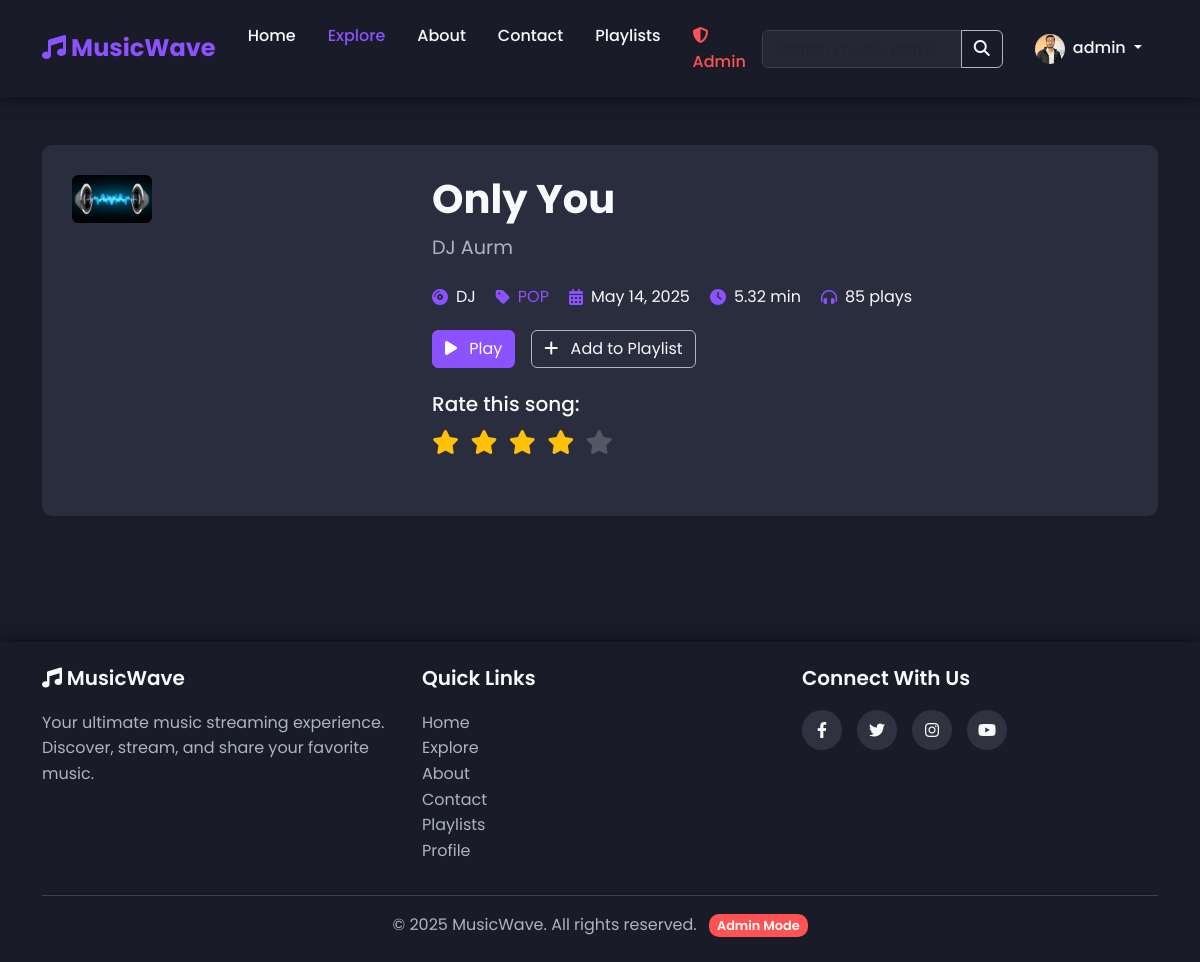
The app's page /music/1/ (signed in) with its own data.
### core/models.py (models this page shows, shortened)
class User(AbstractUser):
    profile_image = models.ImageField(upload_to='profile_images/', null=True, blank=True)
    bio = models.TextField(null=True, blank=True)

class Music(models.Model):
    title = models.CharField(max_length=255)
    artist = models.CharField(max_length=255)
    album = models.CharField(max_length=255, blank=True, null=True)
    genre = models.CharField(max_length=100, blank=True, null=True)
    genre_fk = models.ForeignKey(Genre, on_delete=models.SET_NULL, null=True, blank=True, related_name='music')
    release_date = models.DateField(blank=True, null=True)
    duration = models.FloatField(default=0.0)
    audio_file = models.FileField(upload_to='music/')
    cover_image = models.ImageField(upload_to='covers/', blank=True, null=True)
    upload_date = models.DateTimeField(default=timezone.now)
    uploader = models.ForeignKey(User, on_delete=models.CASCADE, related_name='uploaded_music')
    is_approved = models.BooleanField(default=True)
    plays_count = models.IntegerField(default=0)

class Genre(models.Model):
    name = models.CharField(max_length=100, unique=True)
    description = models.TextField(blank=True, null=True)
    image = models.ImageField(upload_to='genre_images/', blank=True, null=True)
    created_at = models.DateTimeField(auto_now_add=True)
    class Meta:
        ordering = ['name']

class Rating(models.Model):
    user = models.ForeignKey(User, on_delete=models.CASCADE, related_name='ratings')
    music = models.ForeignKey(Music, on_delete=models.CASCADE, related_name='ratings')
    rating = models.IntegerField(default=0)
    liked = models.BooleanField(default=False)
    created_at = models.DateTimeField(default=timezone.now)
    class Meta:
        unique_together = ['user', 'music']

### core/views.py (the view)
# urls.py: path('music/<int:music_id>/', views.music_detail, name='music_detail'),
@login_required
def music_detail(request, music_id):
    music = get_object_or_404(Music, id=music_id, is_approved=True)
    user_rating = None
    try:
        user_rating = Rating.objects.get(user=request.user, music=music)
    except Rating.DoesNotExist:
        pass
    if music.genre_fk:
        similar_music = Music.objects.filter(
            Q(artist=music.artist) | Q(genre_fk=music.genre_fk),
            is_approved=True
        ).exclude(id=music.id)[:5]
    else:
        similar_music = Music.objects.filter(
            Q(artist=music.artist) | Q(genre=music.genre),
            is_approved=True
        ).exclude(id=music.id)[:5]
    context = {
        'music': music,
        'user_rating': user_rating,
        'similar_music': similar_music,
    }
    return render(request, 'core/music_detail.html', context)

### core/views.py (called while the page is built, shortened)
    def __call__(self, request):
        return self.get_response(request)

### templates/core/music_detail.html (shortened to what this page needs)
{% extends 'base.html' %}
{% load static %}
{% block content %}
  <section class="music-detail-section py-5">
    <div class="container">
      <div class="music-detail">
        <div class="row">
          <div class="col-md-4 mb-4">
            {% if music.cover_image %}
              <img src="{{ music.cover_image.url }}"
                   alt="{{ music.title }}"
                   class="img-fluid rounded mb-3 music-cover"
                   width="80"
                   height="80" />
            {% else %}
              <img src="{% static 'images/default-cover.png' %}"
                   alt="{{ music.title }}"
                   class="img-fluid rounded mb-3 music-cover"
                   width="80"
                   height="80" />
            {% endif %}
          </div>
          <div class="col-md-8">
            <div class="music-info">
              <h1>{{ music.title }}</h1>
              <p class="artist">{{ music.artist }}</p>
              <div class="music-meta">
                {% if music.album %}
                  <div class="music-meta-item">
                    <i class="fas fa-compact-disc"></i>
                    <span>{{ music.album }}</span>
                  </div>
                {% endif %}
                <div class="music-meta-item">
                  <i class="fas fa-tag"></i>
                  {% if music.genre_fk %}
                    <a href="{% url 'genre_detail' music.genre_fk.id %}"
                       class="text-decoration-none">{{ music.genre_fk.name }}</a>
                  {% else %}
                    <span>{{ music.genre|default:"Unknown" }}</span>
                  {% endif %}
                </div>
                {% if music.release_date %}
                  <div class="music-meta-item">
                    <i class="fas fa-calendar-alt"></i>
                    <span>{{ music.release_date|date:"F j, Y" }}</span>
                  </div>
                {% endif %}
                <div class="music-meta-item">
                  <i class="fas fa-clock"></i>
                  <span>{{ music.duration|floatformat:"2" }} min</span>
                </div>
                <div class="music-meta-item">
                  <i class="fas fa-headphones-alt"></i>
                  <span>{{ music.plays_count }} plays</span>
                </div>
              </div>
              <div class="d-flex gap-3 mb-4">
                <button class="btn btn-primary"
                        id="play-button"
                        data-music-id="{{ music.id }}"
                        data-music-title="{{ music.title }}"
                        data-music-artist="{{ music.artist }}"
                        data-music-file="{{ music.audio_file.url }}"
                        data-music-cover="{% if music.cover_image %}{{ music.cover_image.url }}{% else %}{% static 'images/default-cover.png' %}{% endif %}">
                  <i class="fas fa-play me-2"></i> Play
                </button>
                {% if user.is_authenticated %}
                  <button class="btn btn-outline-light add-to-playlist-btn"
                          data-music-id="{{ music.id }}"
                          data-bs-toggle="modal"
                          data-bs-target="#add-to-playlist-modal">
                    <i class="fas fa-plus me-2"></i> Add to Playlist
                  </button>
                {% endif %}
              </div>
              {% if user.is_authenticated %}
                <div class="rating-section mb-4">
                  <h5>Rate this song:</h5>
                  <div class="rating-stars">
                    {% for i in "12345" %}
                      <i class="fas fa-star rating-star {% if user_rating and user_rating.rating >= forloop.counter %}active{% endif %}"
                         data-value="{{ forloop.counter }}"
                         data-music-id="{{ music.id }}"></i>
                    {% endfor %}
                  </div>
                </div>
              {% endif %}
            </div>
          </div>
        </div>
      </div>
    </div>
  </section>
{% endblock %}

### templates/base.html (shortened to what this page needs)
<!DOCTYPE html>
<html lang="en">
  <head>
    <link
      rel="stylesheet"
      href="https://cdnjs.cloudflare.com/ajax/libs/font-awesome/6.4.0/css/all.min.css"
    />
    <link
      href="https://cdn.jsdelivr.net/npm/bootstrap@5.3.0/dist/css/bootstrap.min.css"
      rel="stylesheet"
    />
    {% load static %}
    <link rel="stylesheet" href="{% static 'css/style.css' %}" />
  </head>
  <body>
    <nav class="navbar navbar-expand-lg navbar-dark">
      <div class="container">
        <a class="navbar-brand" href="{% url 'index' %}">
          <i class="fas fa-music"></i> MusicWave
        </a>
        <div class="collapse navbar-collapse" id="navbarNav">
          <ul class="navbar-nav me-auto">
            <li class="nav-item">
              <a
                class="nav-link {% if request.path == '/' %}active{% endif %}"
                href="{% url 'index' %}"
                >Home</a
              >
            </li>
            <li class="nav-item">
              <a
                class="nav-link {% if '/music/' in request.path %}active{% endif %}"
                href="{% url 'music_list' %}"
                >Explore</a
              >
            </li>
            <li class="nav-item">
              <a
                class="nav-link {% if request.path == '/about/' %}active{% endif %}"
                href="{% url 'about' %}"
                >About</a
              >
            </li>
            <li class="nav-item">
              <a
                class="nav-link {% if request.path == '/contact/' %}active{% endif %}"
                href="{% url 'contact' %}"
                >Contact</a
              >
            </li>
            {% if user.is_authenticated %}
            <li class="nav-item">
              <a
                class="nav-link {% if '/playlists/' in request.path %}active{% endif %}"
                href="{% url 'playlist_list' %}"
                >Playlists</a
              >
            </li>
            {% if user.is_staff or user.is_superuser %}
            <li class="nav-item">
              <a
                class="nav-link admin-link {% if '/admin/' in request.path %}active{% endif %}"
                href="{% url 'admin:index' %}"
                ><i class="fas fa-shield-alt me-1"></i>Admin</a
              >
            </li>
            {% endif %} {% endif %}
          </ul>
          <form class="d-flex me-3" action="{% url 'search' %}" method="get">
            <div class="input-group">
              <input
                class="form-control"
                type="search"
                name="q"
                placeholder="Search music, playlists, users..."
                aria-label="Search"
              />
              <button class="btn btn-outline-light" type="submit">
                <i class="fas fa-search"></i>
              </button>
            </div>
          </form>
          <ul class="navbar-nav ms-auto">
            {% if user.is_authenticated %}
            <li class="nav-item dropdown">
              <a
                class="nav-link dropdown-toggle"
                href="#"
                id="navbarDropdown"
                role="button"
                data-bs-toggle="dropdown"
              >
                {% if user.profile_image %}
                <img
                  src="{{ user.profile_image.url }}"
                  alt="{{ user.username }}"
                  class="avatar-sm rounded-circle me-1"
                />
                {% else %}
                <i class="fas fa-user-circle me-1"></i>
                {% endif %} {{ user.username }}
              </a>
            </li>
            {% endif %}
          </ul>
        </div>
      </div>
    </nav>
    <main>
       {% block content %}{% endblock %}
    </main>
    <footer class="footer mt-5 py-4">
      <div class="container">
        <div class="row">
          <div class="col-md-4">
            <h5><i class="fas fa-music"></i> MusicWave</h5>
            <p>
              Your ultimate music streaming experience. Discover, stream, and
              share your favorite music.
            </p>
          </div>
          <div class="col-md-4">
            <h5>Quick Links</h5>
            <ul class="list-unstyled">
              <li><a href="{% url 'index' %}">Home</a></li>
              <li><a href="{% url 'music_list' %}">Explore</a></li>
              <li><a href="{% url 'about' %}">About</a></li>
              <li><a href="{% url 'contact' %}">Contact</a></li>
              {% if user.is_authenticated %}
              <li><a href="{% url 'playlist_list' %}">Playlists</a></li>
              <li><a href="{% url 'profile' %}">Profile</a></li>
              {% else %}
              <li><a href="{% url 'login' %}">Login</a></li>
              <li><a href="{% url 'register' %}">Sign Up</a></li>
              {% endif %}
            </ul>
          </div>
          <div class="col-md-4">
            <h5>Connect With Us</h5>
            <div class="social-links">
              <a href="#"><i class="fab fa-facebook-f"></i></a>
              <a href="#"><i class="fab fa-twitter"></i></a>
              <a href="#"><i class="fab fa-instagram"></i></a>
              <a href="#"><i class="fab fa-youtube"></i></a>
            </div>
          </div>
        </div>
        <hr />
        <div class="text-center">
          <p class="mb-0">
            &copy; {% now "Y" %} MusicWave. All rights reserved.
            {% if user.is_staff or user.is_superuser %}
            <span class="admin-badge ms-2">Admin Mode</span>
            {% endif %}
          </p>
        </div>
      </div>
    </footer>
  </body>
</html>

### static/css/style.css (style rules this page uses)
:root { --primary-color: #7c4dff; --primary-dark: #5e35b1; --secondary-color: #ff4081; --dark-bg: #121212; --card-bg: #1e1e1e; --text-primary: #ffffff; --text-secondary: #b3b3b3; --border-color: #333333; }
body { font-family: "Poppins", sans-serif; background-color: var(--dark-bg); color: var(--text-primary); line-height: 1.6; }
a { color: var(--primary-color); text-decoration: none; transition: all 0.3s ease; }
.btn-primary { background-color: var(--primary-color); border-color: var(--primary-color); }
.btn-outline-light { color: var(--text-primary); border-color: var(--text-secondary); }
.navbar { background-color: var(--dark-bg); box-shadow: 0 2px 10px rgba(0, 0, 0, 0.1); padding: 15px 0; }
.navbar-brand { font-weight: 700; font-size: 1.5rem; color: var(--primary-color); }
.navbar-dark .navbar-nav .nav-link { color: var(--text-primary); font-weight: 500; padding: 0.5rem 1rem; }
.navbar-dark .navbar-nav .nav-link:hover, .navbar-dark .navbar-nav .nav-link.active { color: var(--primary-color); }
.avatar-sm { width: 30px; height: 30px; object-fit: cover; }
.footer { background-color: var(--card-bg); color: var(--text-secondary); }
.footer h5 { color: var(--text-primary); font-weight: 600; margin-bottom: 20px; }
.footer a { color: var(--text-secondary); transition: all 0.3s ease; }
.social-links { display: flex; gap: 15px; }
.social-links a { display: flex; align-items: center; justify-content: center; width: 40px; height: 40px; background-color: rgba(255, 255, 255, 0.1); border-radius: 50%; color: var(--text-primary); transition: all 0.3s ease; }
.music-detail { background-color: var(--card-bg); border-radius: 10px; padding: 30px; margin-bottom: 30px; }
.music-info h1 { font-weight: 700; margin-bottom: 10px; }
.music-info .artist { color: var(--text-secondary); font-size: 1.2rem; margin-bottom: 20px; }
.music-meta { display: flex; flex-wrap: wrap; gap: 20px; margin-bottom: 20px; }
.music-meta-item { display: flex; align-items: center; }
.music-meta-item i { margin-right: 8px; color: var(--primary-color); }
.rating-stars { color: #ffc107; font-size: 1.5rem; cursor: pointer; }
.form-control, .form-select { background-color: rgba(255, 255, 255, 0.05); border-color: var(--border-color); color: var(--text-primary); }

### templates/base.html (style rules this page uses)
:root { --primary-color: #8c52ff; --primary-dark: #6a3cbf; --primary-rgb: 140, 82, 255; --text-primary: #f8f9fa; --text-secondary: #adb5bd; --card-bg: #2a2d3e; --border-color: #3c3f51; --admin-color: #ff5252; }
body { font-family: "Poppins", sans-serif; background-color: #1a1c2a; color: var(--text-primary); background-image: url("https://images.unsplash.com/photo-1614149162883-504ce4d13909?q=80&w=1974&auto=format&fit=crop"); background-size: cover; background-attachment: fixed; background-position: center; background-blend-mode: overlay; }
.navbar { background-color: rgba(26, 28, 42, 0.9); padding: 15px 0; box-shadow: 0 2px 15px rgba(0, 0, 0, 0.5); }
.footer { background-color: rgba(26, 28, 42, 0.95); box-shadow: 0 -2px 15px rgba(0, 0, 0, 0.5); }
.btn-primary { background-color: var(--primary-color); border-color: var(--primary-color); }
.admin-link { color: var(--admin-color) !important; font-weight: 600; transition: all 0.3s ease; }
.admin-badge { background-color: var(--admin-color); color: white; font-size: 0.8rem; padding: 3px 8px; border-radius: 10px; font-weight: 600; }

### templates/core/music_detail.html (style rules this page uses)
.rating-stars .fa-star { margin-right: 5px; cursor: pointer; color: rgba(255, 255, 255, 0.2); transition: all 0.2s ease; }
.rating-stars .fa-star:hover, .rating-stars .fa-star.active { color: #ffc107; }
.music-cover { object-fit: cover; max-width: 100%; height: auto; }

### records on screen
User: profile_image (picture), username "admin"
Music: cover_image (picture), title "Only You", artist "DJ Aurm", album "DJ", genre_fk.name "POP", release_date "May 14, 2025", duration "5.32", plays_count "85"
